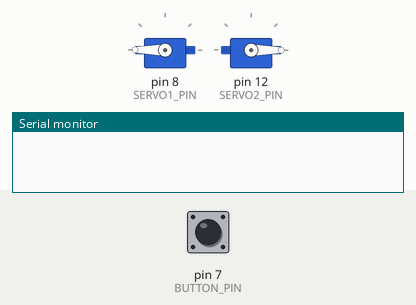
The sketch below on a simulated Arduino Uno, built with avr-gcc and run on an emulated ATmega328P. On the bench: 2 × servo, the last lines printed to the serial monitor. The test bench sets the inputs (shaded band); at power-on: pin 7 (BUTTON_PIN) HIGH.

Above: at 1.2 s.
1.3 s: pin 7 (BUTTON_PIN) pulled LOW for 0.15 s
At 1.9 s:
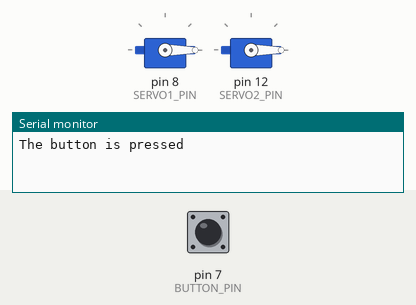
At 4.9 s:
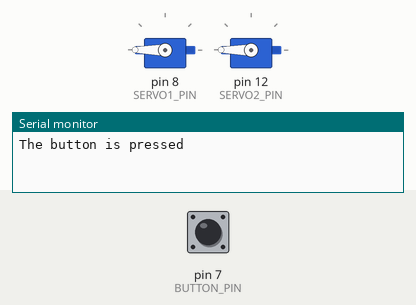
Timing chart, 0 to 6.6 s (numbered marks = the images above; inputs shaded):
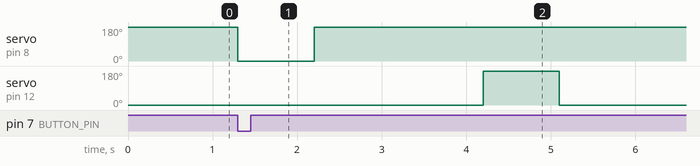

Measured:
- after the input at 1.3 s, servo on pin 8 (SERVO1_PIN): 180° → 0° at once, → 180° 0.90 s later; servo on pin 12 (SERVO2_PIN): 0° → 180° after 2.9 s, → 0° 0.90 s later

The sketch:

MakeAThon_LaundryFolder.ino
```cpp
/*
An Arduino prgram that moves four motors with the first two moving before the last two

Procedure:

A switch is triggered. It activates two motors that move in opposite direction at the same magnitude.
After a long delay, two more motors will move in opposite direction with the same magnitude.

*/
#include <Servo.h>

// constants won't change
const int BUTTON_PIN = 7; // Arduino pin connected to button's pin
const int SERVO1_PIN  = 8; // Arduino pin connected to servo motor's pin
const int SERVO2_PIN  = 12; // Arduino pin connected to servo motor's pin

Servo servo1; // create servo object to control a servo
Servo servo2;

// variables will change:
int angle1 = 180;          // the current angle of servo motor
int angle2 = 0;
int lastButtonState;    // the previous state of button
int currentButtonState; // the current state of button

void setup() {

  Serial.begin(9600);                // initialize serial
  pinMode(BUTTON_PIN, INPUT_PULLUP); // set arduino pin to input pull-up mode
  // Servo 1 setup
  servo1.attach(SERVO1_PIN);           // attaches the servo on pin 9 to the servo object
  // Servo 2 setup
  servo2.attach(SERVO2_PIN);

  servo1.write(angle1);     // Servo 1 angle setup
  servo2.write(angle2);     // Servo 2 angle setup
  currentButtonState = digitalRead(BUTTON_PIN);
}

void loop() {
  lastButtonState    = currentButtonState;      // save the last state
  currentButtonState = digitalRead(BUTTON_PIN); // read new state

  if(lastButtonState == HIGH && currentButtonState == LOW) {
    Serial.println("The button is pressed");

    // change angle of servo motor
    if(angle1 == 0)
      angle1 = 180;
    else
    if(angle1 == 180)
      angle1 = 0;
    // control servo motor arccoding to the angle
    servo1.write(angle1);

    delay(900);

    // change angle of servo motor
    if(angle1 == 0)
      angle1 = 180;
    else
    if(angle1 == 180)
      angle1 = 0;
    servo1.write(angle1);

    delay(2000);

    if(angle2 == 0)
      angle2 = 180;
    else
    if(angle2 == 180)
      angle2 = 0;
    servo2.write(angle2);

    delay(900);

    if(angle2 == 0)
      angle2 = 180;
    else
    if(angle2 == 180)
      angle2 = 0;
    servo2.write(angle2);


  }
}
```
